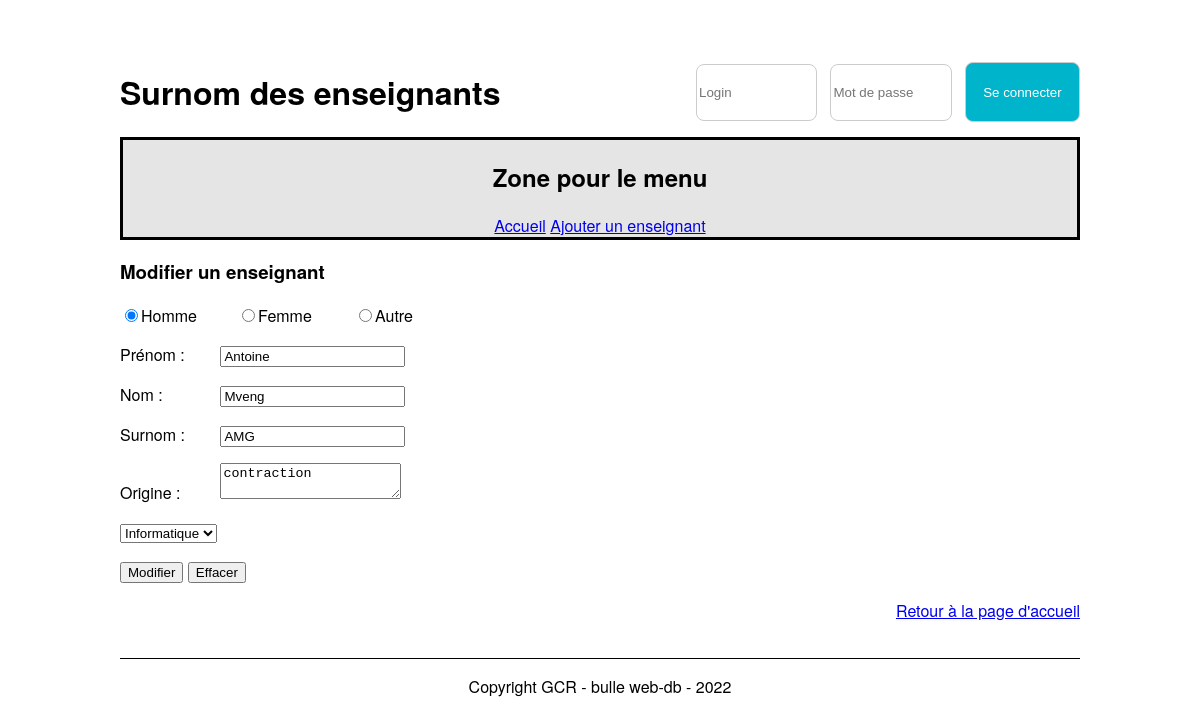
The page /application-surnoms-version-statique-/src/updateTeacher.php?idTeacher=2 on the database its author committed.
### tables this page shows
CREATE TABLE `t_teacher` (
  `idTeacher` int NOT NULL,
  `teaFirstname` varchar(50) NOT NULL,
  `teaName` varchar(50) NOT NULL,
  `teaGender` char(1) NOT NULL,
  `teaNickname` varchar(50) NOT NULL,
  `teaOrigine` text NOT NULL,
  `fkSection` int NOT NULL,
  `teaVoice` int DEFAULT NULL
);

### application-surnoms-version-statique-/src/database.php (called while the page is built, shortened)
<?php
 class Database {
    private $connector;
    public function __construct(){
        try{
            $this->connector = new PDO('mysql:host=localhost:6033;dbname=db_nickname;charset=utf8', 'root', 'root');
        }
        catch (PDOException $e)
        {
            die('Erreur :' . $e->getMessage());
        }
    }
    private function querySimpleExecute($query){
        $req = $this->connector->query($query);
        return $req;
    }
    private function queryPrepareExecute($query, $binds){
        $req = $this->connector->prepare($query);
        foreach($binds as $bind) {
            $req->bindValue($bind[0], $bind[1], $bind[2]);
        }
        $req->execute();
        return $req;
    }
    private function formatData($req){
        return $req->fetchALL(PDO::FETCH_ASSOC);
    }
    public function getAllSections()
    {
        $query = "SELECT * FROM t_section;";
        $req = $this->querySimpleExecute($query);
        $sections = $this->formatData($req);
        return $sections;
    }
    public function getOneTeacher($id){
        $query = "SELECT * FROM t_teacher WHERE idTeacher = :id";
        $binds = [
            ['id', $id, PDO::PARAM_INT]
        ];
        $req = $this->queryPrepareExecute($query,$binds);
        $teacher =$this->formatData($req);
        return $teacher[0];
    }
     public function getOneSection($idSec)
     {
        $query = "SELECT * FROM t_section WHERE idSection = :id";
        $binds = [
            ['id', $idSec, PDO::PARAM_INT]
        ];
        $req = $this->queryPrepareExecute($query, $binds);
        $section = $this->formatData($req);
        return $section[0];
     }
 }
?>

### application-surnoms-version-statique-/src/updateTeacher.php (the view, shortened to what this page needs)
<?php
$idTeacher = $_GET["idTeacher"];
include("Database.php");
$db = new Database();
$sections = $db->getAllSections();
$teacher = $db->getOneTeacher($idTeacher);
$section = $db->getOneSection($teacher["fkSection"]);
?>
<!DOCTYPE html>
<html lang="fr">
<head>
    <link href="./css/style.css" rel="stylesheet">
</head>
<body>
    <header>
        <div class="container-header">
            <div class="titre-header">
                <h1>Surnom des enseignants</h1>
            </div>
            <div class="login-container">
                <form action="checkLogin.php" method="post" >
                    <input type="text" name="user" id="user" placeholder="Login">
                    <input type="password" name="password" id="password" placeholder="Mot de passe">
                    <button type="submit" class="btn btn-login">Se connecter</button>
                </form>
            </div>
        </div>
        <nav>
            <h2>Zone pour le menu</h2>
            <a href="index.php">Accueil</a>
            <a href="addTeacher.php">Ajouter un enseignant</a>
        </nav>
    </header>
    <div class="container">
        <div class="user-body">
            <form action="checkUpdate.php" method="post" id="form1">
                <h3>Modifier un enseignant</h3>
                <p>
                    <?php
                    $check1 = "";
                    $check2 = "";
                    $check3 = "";
                    if($teacher["teaGender"] == 'M')
                    {
                        $check1 = "checked";
                    }
                    elseif($teacher["teaGender"] == 'F')
                    {
                        $check2 = "checked";
                    }
                    else
                    {
                        $check3 = "checked";
                    }
                    echo "<input type=\"radio\" id=\"genre1\" name=\"genre\" value=\"M\" ". $check1 .">";
                    echo "<label for=\"genre1\">Homme</label>";
                    echo "<input type=\"radio\" id=\"genre2\" name=\"genre\" value=\"F\" ". $check2 .">";
                    echo "<label for=\"genre2\">Femme</label>";
                    echo "<input type=\"radio\" id=\"genre3\" name=\"genre\" value=\"A\" ". $check3 .">";
                    echo "<label for=\"genre3\">Autre</label>";
                    ?>
                </p>
                <p>
                    <label for="firstName">Prénom :</label>
                    <input type="text" name="firstName" id="firstName" value="<?= $teacher["teaFirstname"] ?>">
                </p>
                <p>
                    <label for="name">Nom :</label>
                    <input type="text" name="name" id="name" value="<?= $teacher["teaName"] ?>">
                </p>
                <p>
                    <label for="nickName">Surnom :</label>
                    <input type="text" name="nickName" id="nickName" value="<?= $teacher["teaNickname"] ?>">
                </p>
                <p>
                    <label for="origin">Origine :</label>
                    <textarea name="origin" id="origin" value="" ><?= $teacher["teaOrigine"] ?></textarea>
                </p>
                <p>
                    <select name="section" id="section">
                        <?php
                        $html = "";
                        foreach($sections as $section) {
                            if($teacher["fkSection"] === $section["idSection"])
                            {
                                $html .= "<option value='" . $section["idSection"] . "' selected >" . $section["secName"] . "</option>";
                            }
                            else
                            $html .= "<option value='" . $section["idSection"] . "'>" . $section["secName"] . "</option>";
                        }
                        echo $html;
                        ?>
                    </select>
                </p>
                <p>
                    <input type="submit" value="Modifier">
                    <button type="button" onclick="document.getElementById('form1').reset();">Effacer</button>
                </p>
            </form>
        </div>
        <div class="user-footer">
            <a href="index.php">Retour à la page d'accueil</a>
        </div>
    </div>
    <footer>
        <p>Copyright GCR - bulle web-db - 2022</p>
    </footer>
</body>
</html>

### application-surnoms-version-statique-/src/css/style.css (style rules this page uses)
body { font-family: "Helvetica Neue", Helvetica, Arial, sans-serif; margin: auto; width: 80%; }
nav { border: black solid 3px; background-color: #e5e5e5; text-align: center; }
.container { height: 50%; }
footer { border-top: black solid 1px; text-align: center; margin-top: 3vw; }
.user-footer { text-align: right; }
label { display: inline-block; width: 10%; }
.container-header { display: flex; justify-content: center; align-items: center; padding-top: 5%; }
.titre-header { width: 60%; height: 100%; }
.login-container { width: 40%; height: 100%; display: flex; justify-content: end; align-items: center; }
.login-container form { display: flex; justify-content: space-between; }
.login-container input, .login-container .btn-login { width: 30%; display: inline-block; border: 1px solid #ccc; border-radius: 8px; }
.login-container input { height: 4em; margin-bottom: auto; margin-top: auto; }
.btn-login { background-color: #00b4cc; }
.btn { text-align: center; color: white; width: 100%; border: none; cursor: pointer; height: 4.5em; border-radius: 8px; }

### rows shown on the page
t_teacher: firstName "Antoine", name "Mveng", nickName "AMG", origin "contraction"

### other values the page prints
form field section "Informatique"
